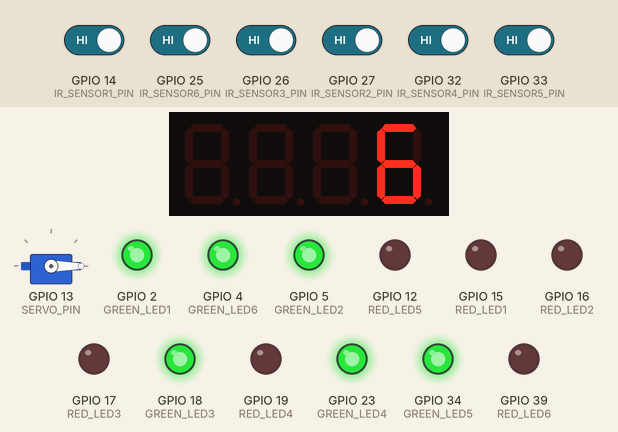
Simulated run of this sketch. Board: ESP32. On the bench: servo, 4-digit seven-segment display, output pins drawn as LEDs (lit = HIGH). The test bench sets the inputs (shaded band); at power-on: GPIO 14 (IR_SENSOR1_PIN), GPIO 25 (IR_SENSOR6_PIN), GPIO 26 (IR_SENSOR3_PIN), GPIO 27 (IR_SENSOR2_PIN), GPIO 32 (IR_SENSOR4_PIN), GPIO 33 (IR_SENSOR5_PIN) HIGH. WiFi joins after 1.5 s; servers stay silent unless stated; what the sketch prints to the serial monitor is not drawn.

Above: at 3.7 s.
3.8 s: GPIO 14 (IR_SENSOR1_PIN) driven LOW
At 4.8 s:
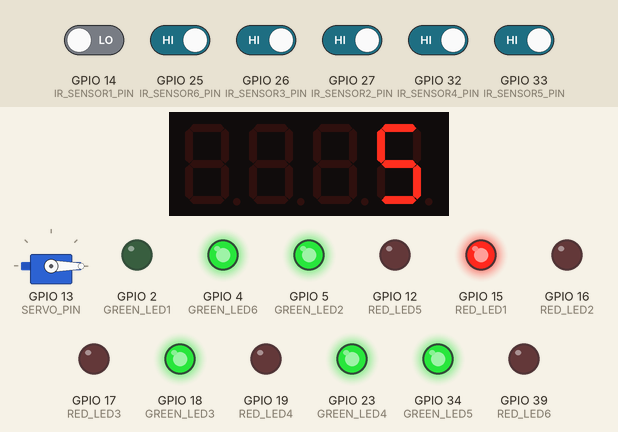
5.3 s: GPIO 25 (IR_SENSOR6_PIN) driven LOW
At 6.4 s:
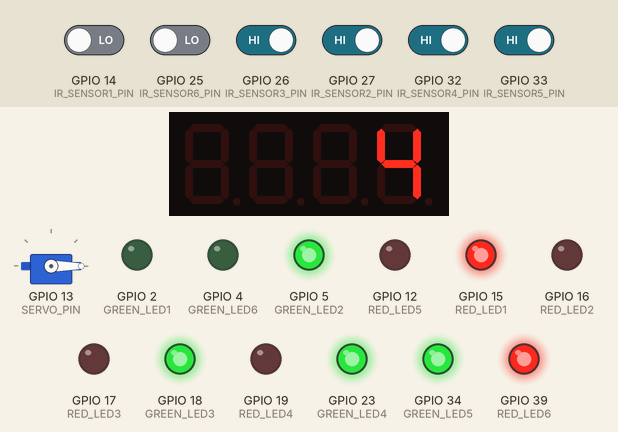
6.8 s: GPIO 26 (IR_SENSOR3_PIN) driven LOW
At 8.0 s:
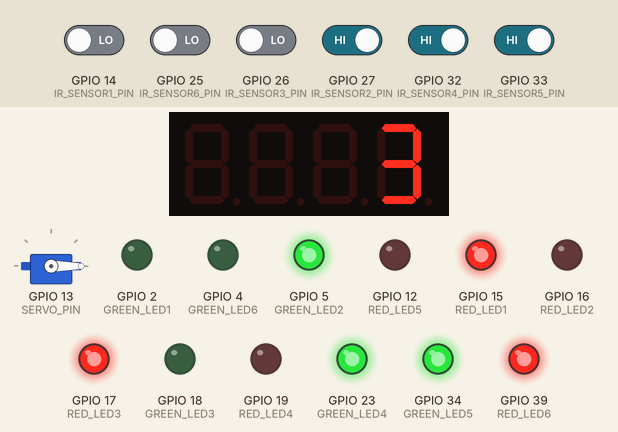
8.3 s: GPIO 27 (IR_SENSOR2_PIN) driven LOW
At 9.5 s:
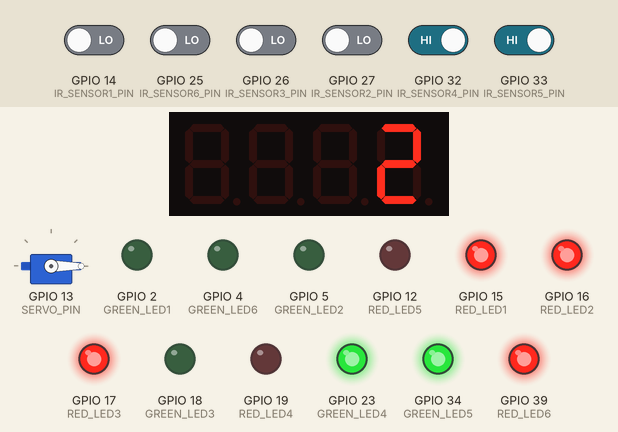
9.8 s: GPIO 32 (IR_SENSOR4_PIN) driven LOW
At 11.0 s:
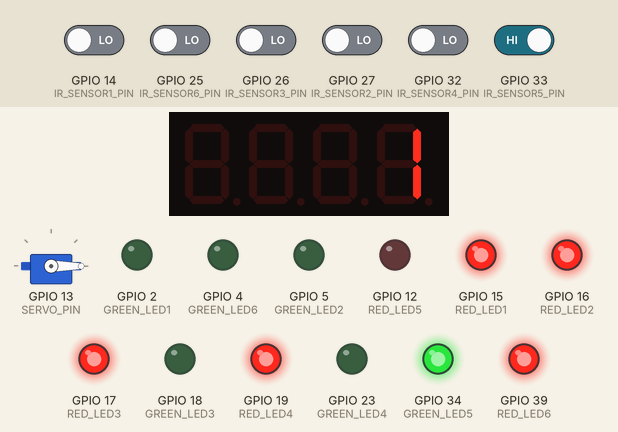
11.3 s: GPIO 33 (IR_SENSOR5_PIN) driven LOW
At 12.4 s:
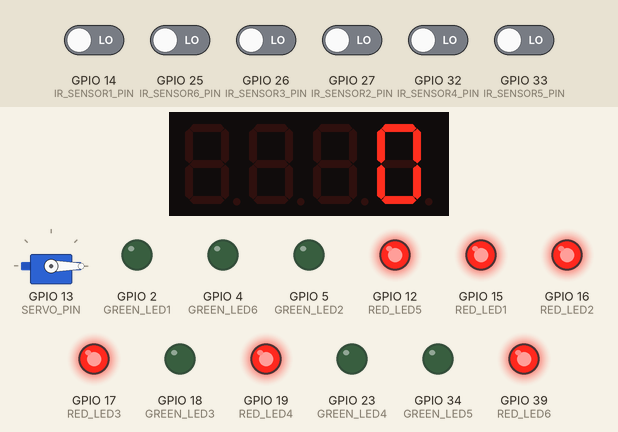
Timing chart, 0 to 13.9 s (numbered marks = the images above; inputs shaded):
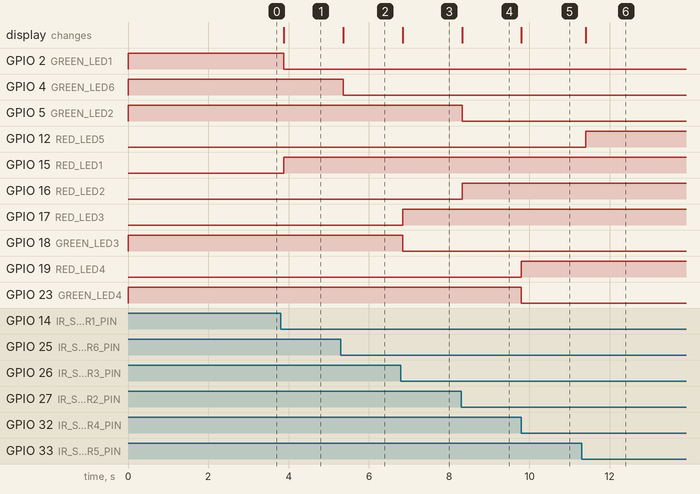

Measured:
- after the input at 3.8 s, GPIO 2 (GREEN_LED1): HIGH → LOW after 0.08 s; GPIO 15 (RED_LED1): LOW → HIGH after 0.08 s; the display: changes after 0.08 s (image 1)
- after the input at 5.3 s, GPIO 4 (GREEN_LED6): HIGH → LOW after 0.06 s; GPIO 39 (RED_LED6): LOW → HIGH after 0.06 s; the display: changes after 0.06 s (image 2)
- after the input at 6.8 s, GPIO 17 (RED_LED3): LOW → HIGH at once; GPIO 18 (GREEN_LED3): HIGH → LOW at once; the display: changes at once (image 3)
- after the input at 8.3 s, GPIO 5 (GREEN_LED2): HIGH → LOW at once; GPIO 16 (RED_LED2): LOW → HIGH at once; the display: changes at once (image 4)
- after the input at 9.8 s, GPIO 19 (RED_LED4): LOW → HIGH at once; GPIO 23 (GREEN_LED4): HIGH → LOW at once; the display: changes at once (image 5)
- after the input at 11.3 s, GPIO 12 (RED_LED5): LOW → HIGH after 0.10 s; GPIO 34 (GREEN_LED5): HIGH → LOW after 0.10 s; the display: changes after 0.10 s (image 6)

The sketch:

esp.ino
```cpp
#include <WiFi.h>
#include <WebSocketsClient.h>
#include <ArduinoJson.h>
#include <ESP32Servo.h>
#include <Wire.h>
#include <TM1637Display.h>

// WiFi credentials - should be moved to a config file or environment variables
const char* ssid = "Mihalew";       // Replace with your WiFi SSID
const char* password = "Semeomed1"; // Replace with your WiFi password

// WebSocket server details
const char* wsHost = "192.168.1.105"; // Your server IP address
const int wsPort = 8080;

// Hardware pins
#define SERVO_PIN 13

// IR Sensor pins
#define IR_SENSOR1_PIN 14
#define IR_SENSOR2_PIN 27
#define IR_SENSOR3_PIN 26
#define IR_SENSOR4_PIN 32
#define IR_SENSOR5_PIN 33
#define IR_SENSOR6_PIN 25

// LED pins (pairs of red/green LEDs for each spot)
#define RED_LED1 15
#define GREEN_LED1 2
#define RED_LED2 16
#define GREEN_LED2 5
#define RED_LED3 17
#define GREEN_LED3 18
#define RED_LED4 19
#define GREEN_LED4 23
#define RED_LED5 12
#define GREEN_LED5 34
#define RED_LED6 39
#define GREEN_LED6 4

// TM1637 Display pins - changed from GPIO 0
#define CLK_PIN 21  // I2C Clock pin - new assignment
#define DIO_PIN 22  // I2C Data pin - new assignment

// Initialize objects
WebSocketsClient webSocket;
Servo barrierServo;
TM1637Display display(CLK_PIN, DIO_PIN);

// Store previous sensor states to detect changes
bool prevSensorStates[6] = {false, false, false, false, false, false};
bool spotOccupied[6] = {false, false, false, false, false, false};

// Store number of available spots
int availableSpots = 0;
int totalSpots = 6;  // Match the database count (adjust as needed)

// Reconnection variables
unsigned long lastReconnectAttempt = 0;
const unsigned long reconnectInterval = 5000;  // 5 seconds between reconnection attempts

void setup() {
  Serial.begin(115200);

  // Initialize servo
  ESP32PWM::allocateTimer(0);
  barrierServo.setPeriodHertz(50);
  barrierServo.attach(SERVO_PIN, 500, 2400);
  barrierServo.write(0); // Start with barrier closed

  // Initialize IR sensors as inputs
  pinMode(IR_SENSOR1_PIN, INPUT);
  pinMode(IR_SENSOR2_PIN, INPUT);
  pinMode(IR_SENSOR3_PIN, INPUT);
  pinMode(IR_SENSOR4_PIN, INPUT);
  pinMode(IR_SENSOR5_PIN, INPUT);
  pinMode(IR_SENSOR6_PIN, INPUT);

  // Initialize LEDs as outputs
  pinMode(RED_LED1, OUTPUT);
  pinMode(GREEN_LED1, OUTPUT);
  pinMode(RED_LED2, OUTPUT);
  pinMode(GREEN_LED2, OUTPUT);
  pinMode(RED_LED3, OUTPUT);
  pinMode(GREEN_LED3, OUTPUT);
  pinMode(RED_LED4, OUTPUT);
  pinMode(GREEN_LED4, OUTPUT);
  pinMode(RED_LED5, OUTPUT);
  pinMode(GREEN_LED5, OUTPUT);
  pinMode(RED_LED6, OUTPUT);
  pinMode(GREEN_LED6, OUTPUT);

  // Initialize all LEDs
  for (int i = 1; i <= totalSpots; i++) {
    updateLED(i, false);  // Initially all spots vacant (green)
  }

  // Initialize 7-segment display
  display.setBrightness(7); // Set maximum brightness
  display.showNumberDec(totalSpots); // Initially show all spots available

  // Connect to WiFi
  connectToWiFi();

  // Configure WebSocket connection
  connectWebSocket();

  Serial.println("Setup complete");
}

void loop() {
  // Check WiFi connection and reconnect if needed
  if (WiFi.status() != WL_CONNECTED) {
    Serial.println("WiFi connection lost. Reconnecting...");
    connectToWiFi();
  }

  // Handle WebSocket connection
  webSocket.loop();

  // If WebSocket is disconnected, try to reconnect
  if (!webSocket.isConnected()) {
    unsigned long currentMillis = millis();
    if (currentMillis - lastReconnectAttempt > reconnectInterval) {
      lastReconnectAttempt = currentMillis;
      connectWebSocket();
    }
  }

  // Check IR sensors for spot occupancy
  checkParkingSpots();

  // Update display with available spots count
  display.showNumberDec(availableSpots);

  delay(100); // Small delay to prevent excessive processing
}

void connectToWiFi() {
  WiFi.disconnect();
  delay(1000);
  WiFi.mode(WIFI_STA);
  WiFi.begin(ssid, password);

  Serial.print("Connecting to WiFi ");
  int attempts = 0;
  while (WiFi.status() != WL_CONNECTED && attempts < 20) {
    delay(500);
    Serial.print(".");
    attempts++;
  }

  if (WiFi.status() == WL_CONNECTED) {
    Serial.println("\nWiFi Connected. IP: " + WiFi.localIP().toString());
  } else {
    Serial.println("\nWiFi connection failed.");
  }
}

void connectWebSocket() {
  webSocket.begin(wsHost, wsPort, "/");
  webSocket.onEvent(webSocketEvent);
  webSocket.setReconnectInterval(5000);
  Serial.println("WebSocket client connecting...");
}

void checkParkingSpots() {
  bool currentSensorStates[6];

  // Read all IR sensors
  currentSensorStates[0] = digitalRead(IR_SENSOR1_PIN) == LOW; // LOW means obstacle detected
  currentSensorStates[1] = digitalRead(IR_SENSOR2_PIN) == LOW;
  currentSensorStates[2] = digitalRead(IR_SENSOR3_PIN) == LOW;
  currentSensorStates[3] = digitalRead(IR_SENSOR4_PIN) == LOW;
  currentSensorStates[4] = digitalRead(IR_SENSOR5_PIN) == LOW;
  currentSensorStates[5] = digitalRead(IR_SENSOR6_PIN) == LOW;

  // Check each spot for changes
  int newAvailableSpots = totalSpots;

  for (int i = 0; i < totalSpots; i++) {
    if (currentSensorStates[i] != prevSensorStates[i]) {
      // State has changed, update LEDs and send to server
      updateLED(i + 1, currentSensorStates[i]);
      sendSpotUpdate(i + 1, currentSensorStates[i]);
      prevSensorStates[i] = currentSensorStates[i];
      spotOccupied[i] = currentSensorStates[i];
    }

    // Count occupied spots
    if (spotOccupied[i]) {
      newAvailableSpots--;
    }
  }

  // Update available spots if changed
  if (availableSpots != newAvailableSpots) {
    availableSpots = newAvailableSpots;
    // Only update display when value changes
    display.showNumberDec(availableSpots);
  }
}

void updateLED(int spotId, bool isOccupied) {
  // Set the appropriate LEDs based on spot status
  int redPin, greenPin;

  switch (spotId) {
    case 1:
      redPin = RED_LED1;
      greenPin = GREEN_LED1;
      break;
    case 2:
      redPin = RED_LED2;
      greenPin = GREEN_LED2;
      break;
    case 3:
      redPin = RED_LED3;
      greenPin = GREEN_LED3;
      break;
    case 4:
      redPin = RED_LED4;
      greenPin = GREEN_LED4;
      break;
    case 5:
      redPin = RED_LED5;
      greenPin = GREEN_LED5;
      break;
    case 6:
      redPin = RED_LED6;
      greenPin = GREEN_LED6;
      break;
    default:
      return; // Invalid spot ID
  }

  digitalWrite(redPin, isOccupied ? HIGH : LOW);
  digitalWrite(greenPin, isOccupied ? LOW : HIGH);
}

void sendSpotUpdate(int spotId, bool isOccupied) {
  if (!webSocket.isConnected()) {
    Serial.println("WebSocket not connected. Cannot send update.");
    return;
  }

  StaticJsonDocument<200> jsonDoc;
  jsonDoc["type"] = "spot_update";
  jsonDoc["spotId"] = spotId;
  jsonDoc["isOccupied"] = isOccupied;

  String jsonString;
  serializeJson(jsonDoc, jsonString);

  webSocket.sendTXT(jsonString);
  Serial.println("Sent spot update: " + jsonString);
}

void requestAvailableCount() {
  if (!webSocket.isConnected()) {
    Serial.println("WebSocket not connected. Cannot request count.");
    return;
  }

  StaticJsonDocument<100> jsonDoc;
  jsonDoc["type"] = "request_count";

  String jsonString;
  serializeJson(jsonDoc, jsonString);

  webSocket.sendTXT(jsonString);
  Serial.println("Requested available spots count");
}

void webSocketEvent(WStype_t type, uint8_t * payload, size_t length) {
  switch(type) {
    case WStype_DISCONNECTED:
      Serial.println("WebSocket disconnected");
      break;

    case WStype_CONNECTED:
      Serial.println("WebSocket connected");
      // Request initial data upon connection
      requestAvailableCount();
      break;

    case WStype_TEXT:
      handleWebSocketMessage(payload, length);
      break;
  }
}

void handleWebSocketMessage(uint8_t * payload, size_t length) {
  // Process messages from server
  String message = String((char*)payload);
  Serial.println("Received: " + message);

  DynamicJsonDocument doc(2048);
  DeserializationError error = deserializeJson(doc, message);

  if (error) {
    Serial.print("deserializeJson() failed: ");
    Serial.println(error.c_str());
    return;
  }

  // Handle different message types
  String messageType = doc["type"];

  if (messageType == "barrier_control") {
    String action = doc["action"];

    if (action == "open") {
      barrierServo.write(90); // Open barrier
      Serial.println("Barrier opened");
    } else if (action == "close") {
      barrierServo.write(0); // Close barrier
      Serial.println("Barrier closed");
    }
  }
  else if (messageType == "spot_status_change") {
    int spotId = doc["spotId"];
    String status = doc["status"];
    bool isOccupied = (status == "occupied");

    // Update LED for this spot
    if (spotId >= 1 && spotId <= totalSpots) {
      updateLED(spotId, isOccupied);
      spotOccupied[spotId-1] = isOccupied;

      // Recalculate available spots
      availableSpots = 0;
      for (int i = 0; i < totalSpots; i++) {
        if (!spotOccupied[i]) {
          availableSpots++;
        }
      }
    }
  }
  else if (messageType == "initial_data") {
    JsonArray spots = doc["spots"];

    // Reset available spots counter
    availableSpots = 0;

    // Process each spot from the server
    for (JsonObject spot : spots) {
      int spotId = spot["id"];
      String status = spot["status"];
      bool isOccupied = (status == "occupied");

      if (spotId >= 1 && spotId <= totalSpots) {
        updateLED(spotId, isOccupied);
        spotOccupied[spotId-1] = isOccupied;

        if (!isOccupied) {
          availableSpots++;
        }
      }
    }
  }
  else if (messageType == "available_count") {
    availableSpots = doc["count"];
    display.showNumberDec(availableSpots);
  }
}
```
